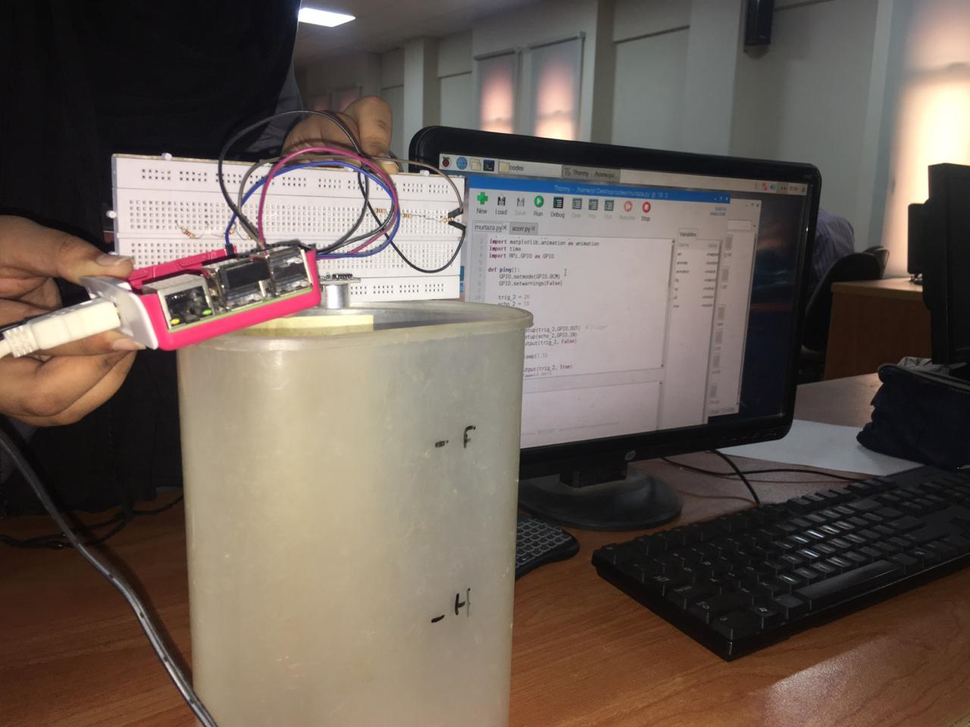
#> input picture Hardware_Image.png, 970 x 727 px, shrunk from 1280 x 960 before the run
$ python -i read.py   (imports and definitions only)
#> lines starting #> are read from the running program, lines starting #| are printed output that depends on the picture
import matplotlib.pyplot as plt
import matplotlib.animation as animation
import numpy as np
import time

fig = plt.figure()

def animate(i):
    pullData = open("text.txt","r").read()
    dataArray = pullData.split('\n')
    xar = []
    yar = []
    for eachLine in dataArray:
        if len(eachLine)>1:
            x,y = eachLine.split(',')
            xar.append(float(x))
            yar.append(float(y))

    mur=plt.plot(xar,yar)

    y_corr=np.correlate(yar,yar,mode='full')

    plt.subplot(2,1,1)
    plt.stem(xar,yar)
    plt.title('Actual Graph')

    plt.subplot(2,1,2)
    plt.stem(y_corr,maxlags=11)
    plt.title('Correlated Distance')
ani = animation.FuncAnimation(fig, animate, interval=1000)
# [1 line not run here, left out]

>>> import cv2
>>> picture = cv2.imread('Hardware_Image.png', cv2.IMREAD_GRAYSCALE)
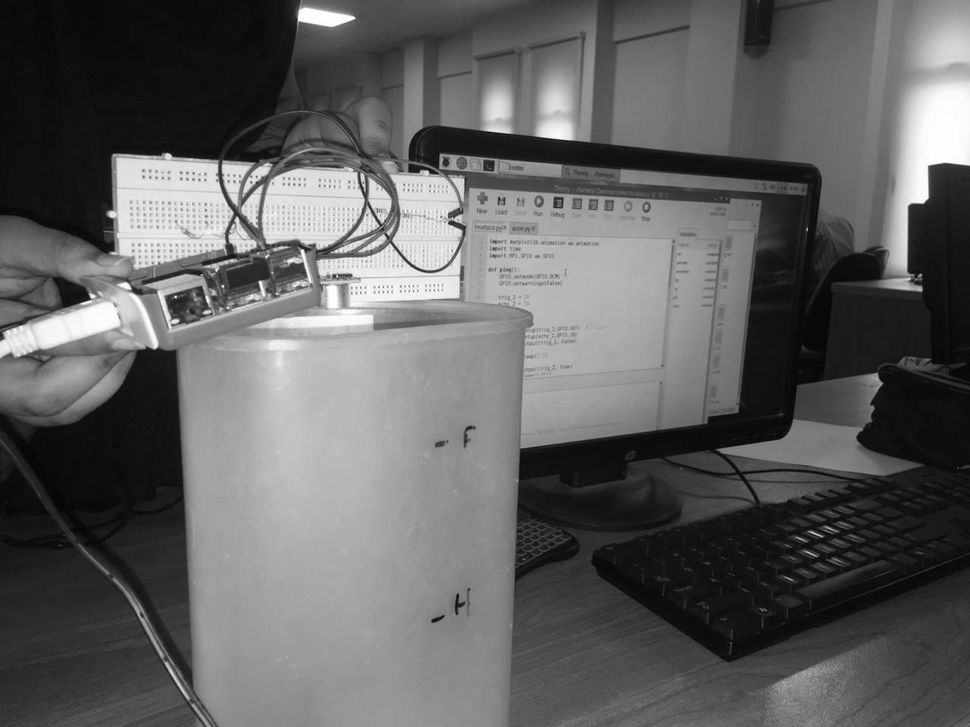
#> picture: shape (727, 970); min 2, max 255, mean 96.4
#> (the run stopped early here; a loop or call above may not have finished)
